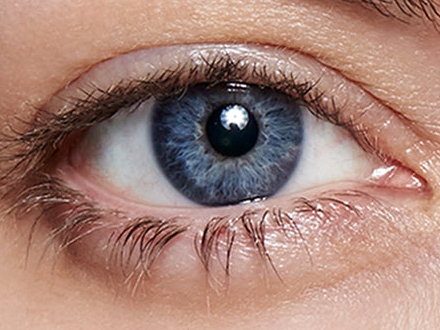
#> input picture test_images/iris_image1.png, 440 x 330 px; its folder holds only this picture in this run
$ python convert_to_grayscale.py
#> lines starting #> are read from the running program, lines starting #| are printed output that depends on the picture
import cv2
import os

if not os.path.exists('./test_gray_images'):
    os.mkdir('./test_gray_images')

for imagename in os.listdir('./test_images'):
    if imagename.endswith(('jpg', 'jpeg', 'png', 'bmp', 'gif')):
        imagepath = './test_images/' + imagename
        image = cv2.imread(imagepath)
#> image is the input picture: shape (330, 440, 3); mean B, G, R 118.4, 129.1, 165.1
        image_red = image[:, :, 2]
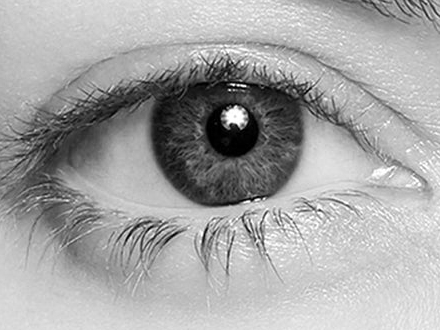
#> image_red: shape (330, 440); min 0, max 255, mean 165.1
        image_red = cv2.resize(image_red, (320, 240), interpolation=cv2.INTER_LINEAR_EXACT)
#> image_red: shape (240, 320)
        cv2.imwrite('./test_gray_images/'+imagename, image_red)

$ run again, on test_images/iris_image5.png
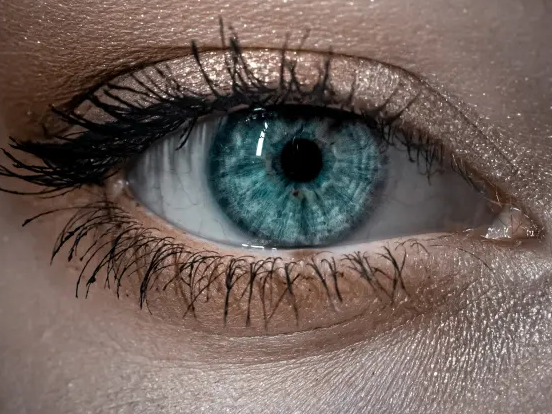
#> input picture test_images/iris_image5.png, 552 x 414 px
#> image is the input picture: shape (414, 552, 3); mean B, G, R 91, 96.9, 111.2
#> `image_red = image[:, :, 2]`:
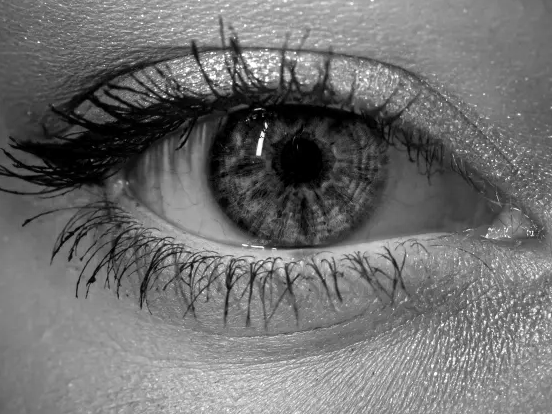
#> image_red: shape (414, 552); min 0, max 255, mean 111.2
#> `image_red = cv2.resize(image_red, (320, 240), interpolation=cv2.INTER_..`:
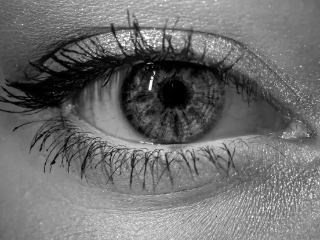
#> image_red: shape (240, 320); min 0, max 255, mean 111.2

$ run again, on test_images/iris_image2.png
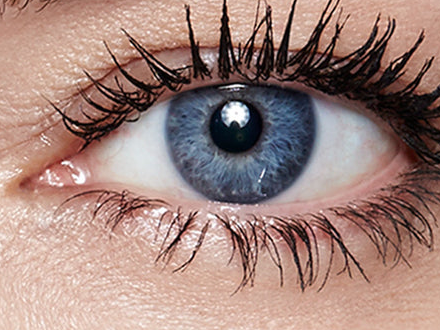
#> input picture test_images/iris_image2.png, 440 x 330 px
#> image is the input picture: shape (330, 440, 3); mean B, G, R 125.2, 132.6, 161.8
#> `image_red = image[:, :, 2]`:
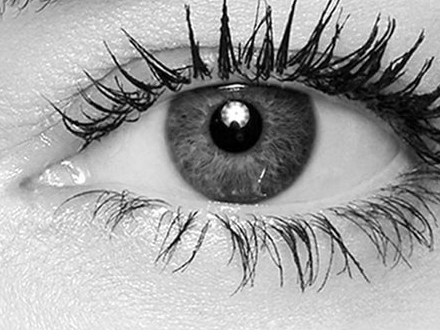
#> image_red: shape (330, 440); min 0, max 255, mean 161.8
#> `image_red = cv2.resize(image_red, (320, 240), interpolation=cv2.INTER_..`:
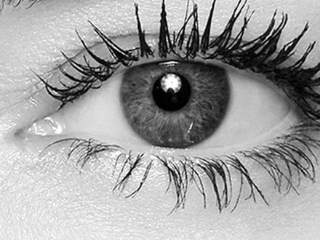
#> image_red: shape (240, 320); min 0, max 255, mean 161.7
